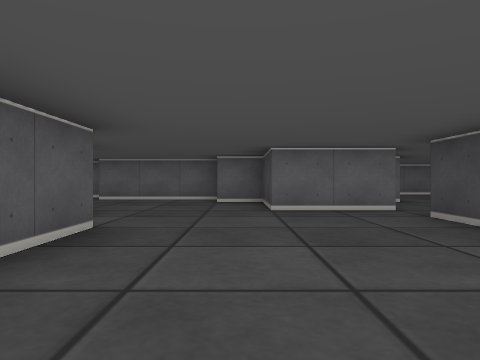
View 1 (above)

17 first-person views from a walk through a cub3D level. The camera is about half as high as the walls, looks level and sees 70° across. The floor is counted in squares. Each view is taken from the middle of a square. On the plan, view 1 faces up. The plan holds only what a view shows up to about 9 squares ahead; the rest is blank.

View 2
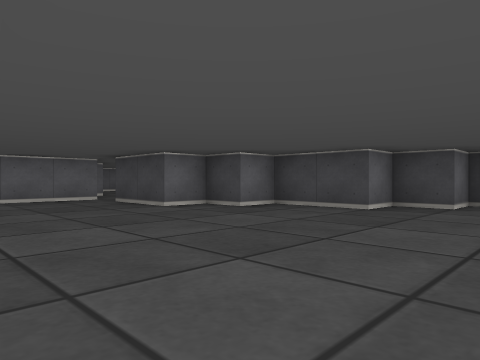

View 3
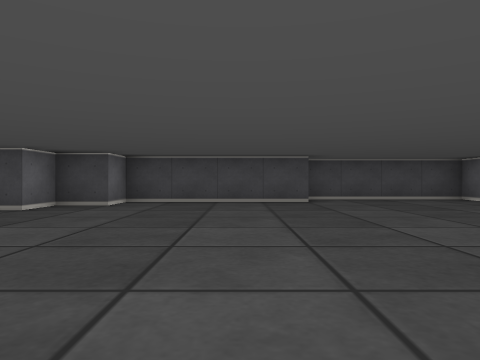

View 4
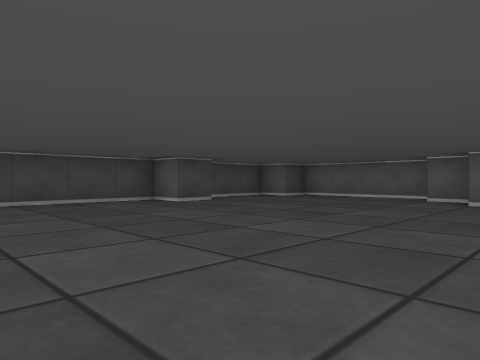

View 5
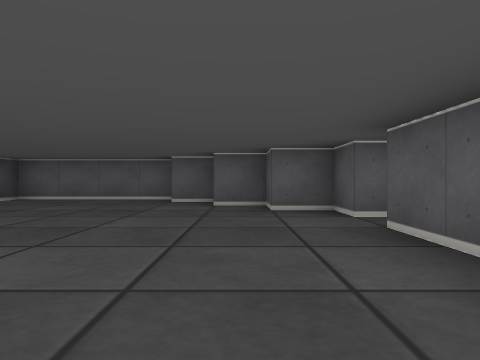

View 6
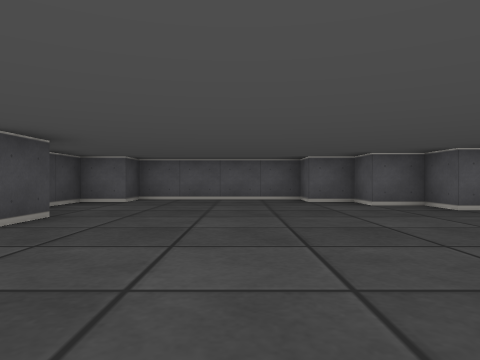

View 7
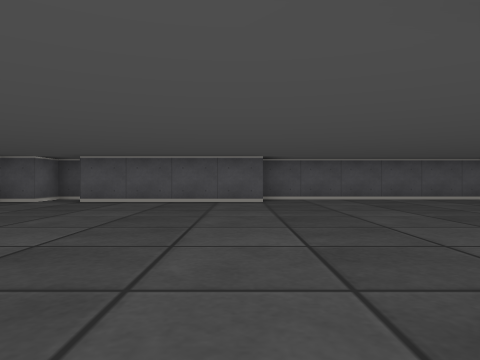

View 8
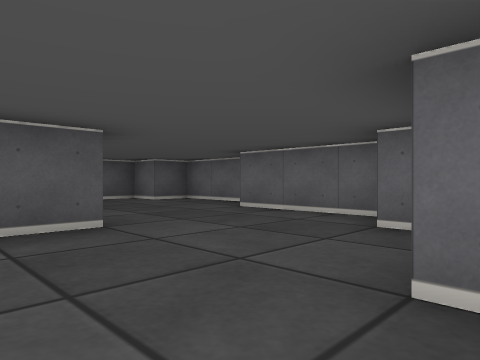

View 9
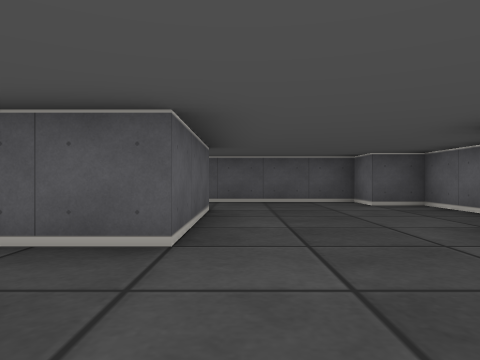

View 10
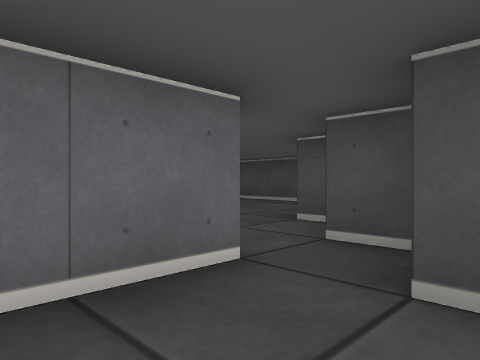

View 11
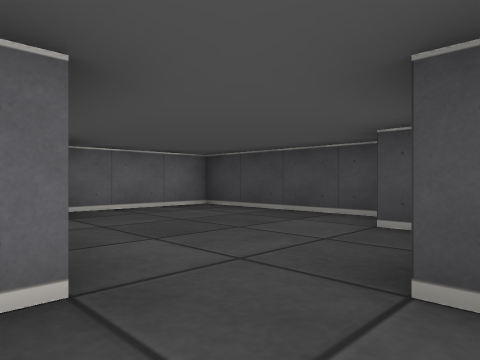

View 12
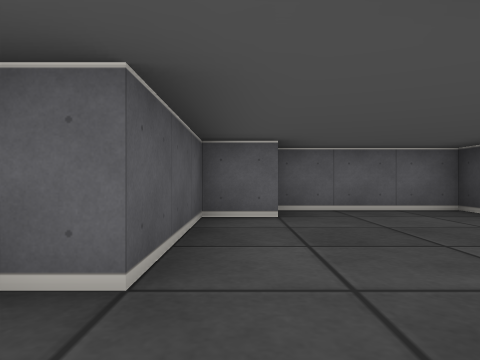

View 13
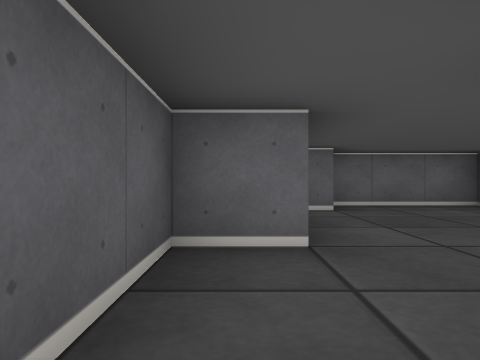

View 14
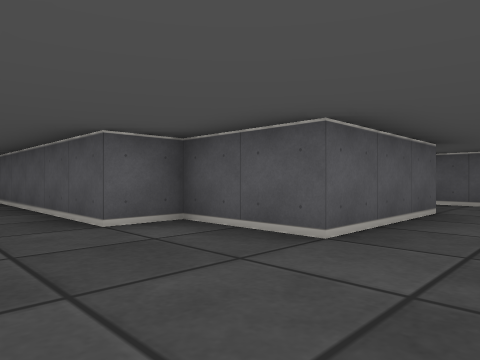

View 15
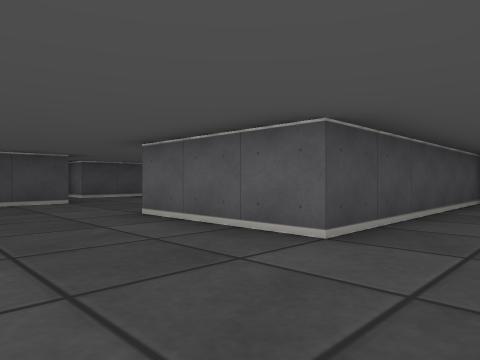

View 16
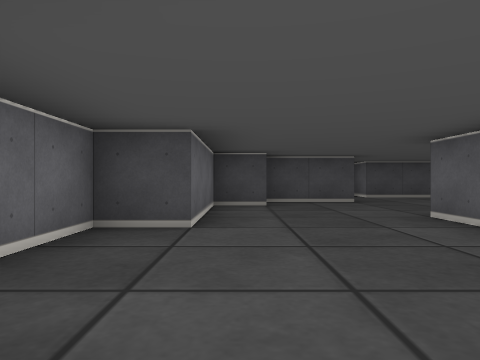

View 17
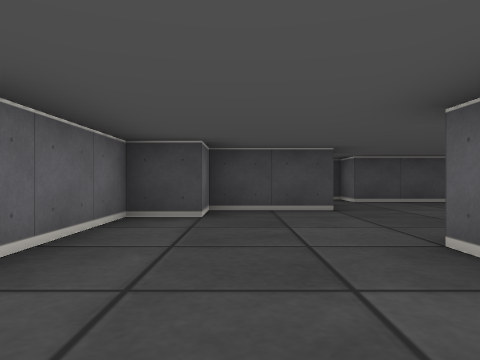

### Floor plan
Points are (right, up) in squares from view 1. A wall is a line through its corners. A room is listed if a view was taken in it or the views show most of it. See-through windows are left out.
Room 1 (views 1, 2, 3, 4, 5, 6, 7, 8, 9, 10, 13, 14, 15, 16, 17)
walls: (-0.5, -5.5) (-0.5, -9.5); (6.5, -5.5) (6.5, -1.5) (5.5, -1.5) (5.5, -0.5) (4.5, -0.5) (4.5, 1.5) (3.5, 1.5) (3.5, 2.5) (2.5, 2.5) (2.5, 4.5) (3.5, 4.5) (3.5, 5.5); (-1.5, -9.9) (-1.5, -10.5); (-0.5, -10.5) (-0.5, -11.5) (0.5, -11.5) (0.5, -12.5) (1.5, -12.5) (1.5, -13.5) (2.5, -13.5) (2.5, -14.5) (6.5, -14.5) (6.5, -13.5) (7.5, -13.5) (7.5, -12.2); (2.5, 5.5) (0.5, 5.5) (0.5, 7.5) (-0.5, 7.5) (-0.5, 8.5) (-3.5, 8.5) (-3.5, 9.5) (-6.5, 9.5) (-6.5, 8.5) (-7.5, 8.5) (-7.5, 4.9); (-5.5, 3.5) (-5.5, 5.5) (-2.5, 5.5) (-2.5, 3.5) (-1.5, 3.5) (-1.5, -5.5); (6.5, -10.5) (6.5, -9.5) (7.5, -9.5) (7.5, -5.6)
ways out: opening at (3, 6) to room 2; opening at (-6.5, 4.5)
Room 2 (views 11, 12)
walls: (4.6, 10.5) (3.5, 10.5) (3.5, 7.5) (2.5, 7.5) (2.5, 5.5); (7.5, 7.9) (7.5, 11.5) (4.5, 11.5); (4.5, 6) (4.5, 6.5)
ways out: opening at (3, 6) to room 1

Where each view was taken, in squares from view 1:
view 1: 0 up, 0 right, facing up
view 2: 3 down, 1 left, facing up-right
view 3: 4 down, 1 left, facing right
view 4: 5 down, 0 right, facing down-right
view 5: 6 down, 1 right, facing down
view 6: 6 down, 4 right, facing down
view 7: 6 down, 7 right, facing left
view 8: 4 up, 1 right, facing up-left
view 9: 6 up, 0 right, facing left
view 10: 4 up, 1 right, facing up-right
view 11: 6 up, 3 right, facing up-right
view 12: 6 up, 4 right, facing up
view 13: 5 up, 3 right, facing up
view 14: 7 up, 0 right, facing down-left
view 15: 8 up, 7 left, facing down-right
view 16: 8 up, 7 left, facing right
view 17: 7 up, 5 left, facing right
